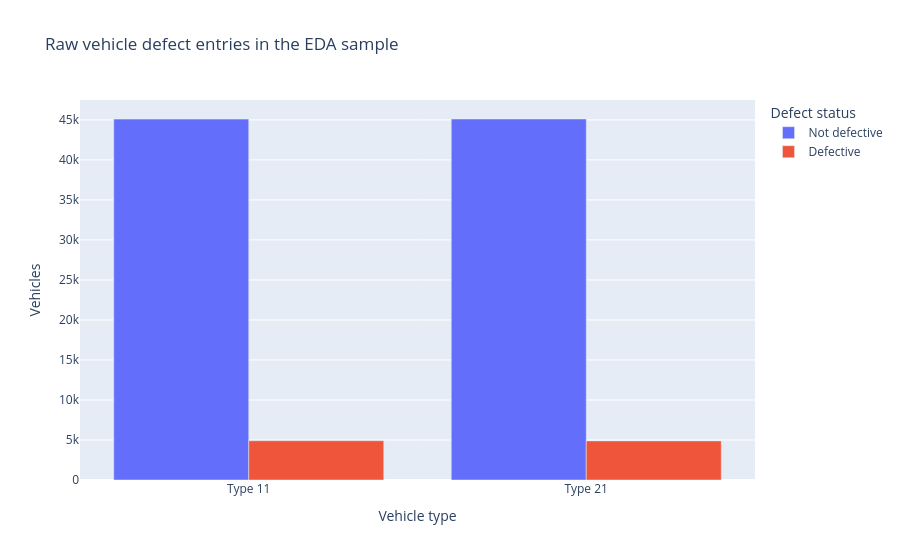
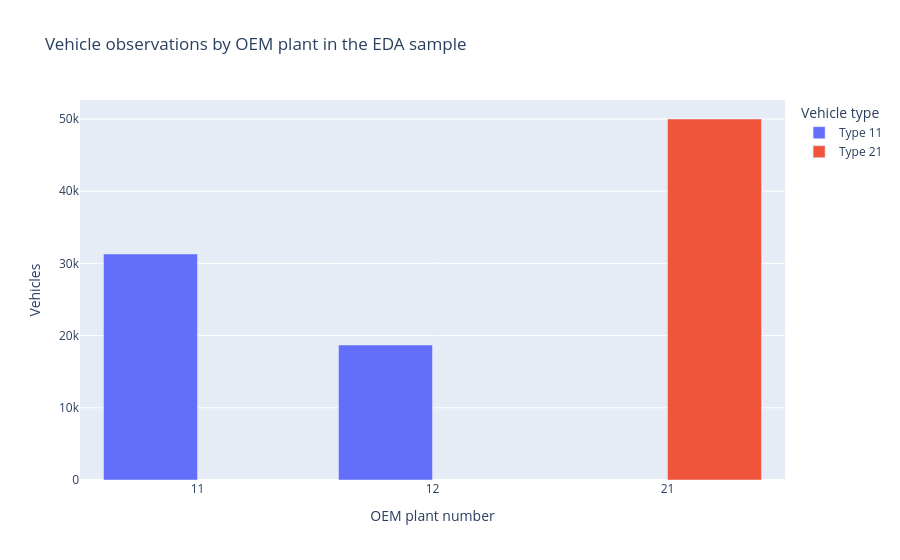
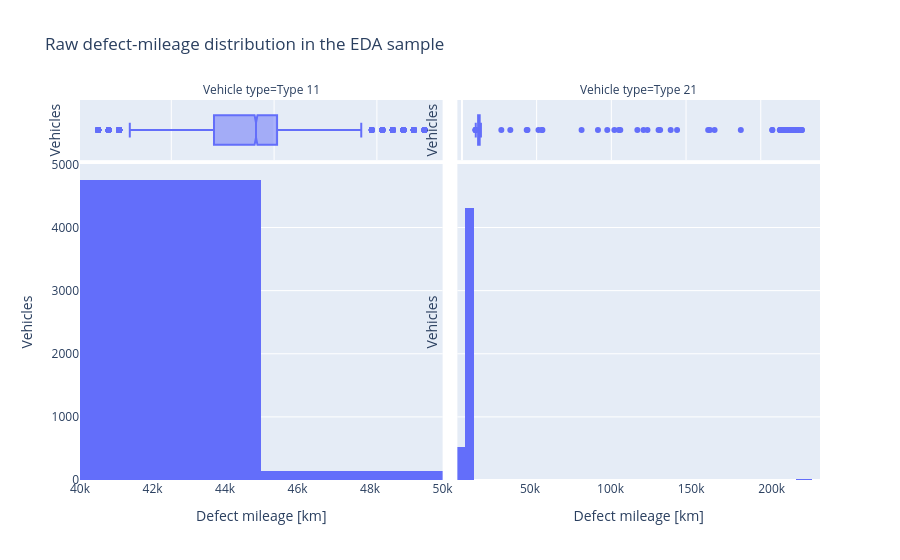

The notebook cell saved with these charts, in order:
### Markdown cell above
## 5.5 Initial Visualisations

Three simple charts give enough orientation before cleaning:

1. the raw number of defective, non-defective, and missing or other defect entries by vehicle type, and
2. the number of vehicle observations by OEM plant, and
3. the distribution of the recorded defect mileage for defective vehicles.

A production-year plot is deliberately postponed. The two vehicle types use different raw date formats, so a time comparison is only possible after the dates have been standardised in Section 6.

### Code cell
defect_plot_rows = []
plant_plot_rows = []

for vehicle_type, data in vehicle_eda_data.items():
    defect_values = data["Fehlerhaft"].astype("string").str.strip()
    defect_labels = defect_values.map(
        {
            "0": "Not defective",
            "1": "Defective",
        }
    ).fillna("Missing or other")

    for defect_status, count in defect_labels.value_counts().items():
        defect_plot_rows.append(
            {
                "Vehicle type": vehicle_type,
                "Defect status": defect_status,
                "Vehicles": int(count),
            }
        )

    for plant_number, count in data["Werksnummer"].value_counts().items():
        plant_plot_rows.append(
            {
                "Vehicle type": vehicle_type,
                "OEM plant number": plant_number,
                "Vehicles": int(count),
            }
        )

defect_plot_data = pd.DataFrame(defect_plot_rows)
fig = px.bar(
    defect_plot_data,
    x="Vehicle type",
    y="Vehicles",
    color="Defect status",
    barmode="group",
    title="Raw vehicle defect entries in the EDA sample",
)
fig.show()

plant_plot_data = pd.DataFrame(plant_plot_rows)
fig = px.bar(
    plant_plot_data,
    x="OEM plant number",
    y="Vehicles",
    color="Vehicle type",
    barmode="group",
    title="Vehicle observations by OEM plant in the EDA sample",
)
fig.show()

# The source columns stay unchanged. Numeric conversion is only used
# to visualise the continuous mileage variable during the EDA.
mileage_plot_frames = []
for vehicle_type, data in vehicle_eda_data.items():
    defective_rows = data["Fehlerhaft"].astype("string").str.strip().eq("1")
    mileage_values = pd.to_numeric(
        data.loc[defective_rows, "Fehlerhaft_Fahrleistung"]
        .astype("string")
        .str.strip()
        .str.replace(",", ".", regex=False),
        errors="coerce",
    )
    mileage_plot_frames.append(
        pd.DataFrame(
            {
                "Vehicle type": vehicle_type,
                "Defect mileage": mileage_values,
            }
        ).dropna()
    )

mileage_plot_data = pd.concat(mileage_plot_frames, ignore_index=True)
fig = px.histogram(
    mileage_plot_data,
    x="Defect mileage",
    facet_col="Vehicle type",
    nbins=50,
    marginal="box",
    title="Raw defect-mileage distribution in the EDA sample",
    labels={"Defect mileage": "Defect mileage [km]"},
)
fig.update_xaxes(matches=None)
fig.update_yaxes(title="Vehicles")
fig.show()

### Figure 1 — Plotly figure (JSON) as saved in the notebook; plotly's stock layout.template omitted (floating-point values rounded to 4 significant figures)
{"data": [{"alignmentgroup": "True", "hovertemplate": "Defect status=Not defective<br>Vehicle type=%{x}<br>Vehicles=%{y}<extra></extra>", "legendgroup": "Not defective", "marker": {"color": "#636efa", "pattern": {"shape": ""}}, "name": "Not defective", "offsetgroup": "Not defective", "orientation": "v", "showlegend": true, "textposition": "auto", "type": "bar", "x": ["Type 11", "Type 21"], "xaxis": "x", "y": [45097, 45111], "yaxis": "y"}, {"alignmentgroup": "True", "hovertemplate": "Defect status=Defective<br>Vehicle type=%{x}<br>Vehicles=%{y}<extra></extra>", "legendgroup": "Defective", "marker": {"color": "#EF553B", "pattern": {"shape": ""}}, "name": "Defective", "offsetgroup": "Defective", "orientation": "v", "showlegend": true, "textposition": "auto", "type": "bar", "x": ["Type 11", "Type 21"], "xaxis": "x", "y": [4903, 4889], "yaxis": "y"}], "layout": {"barmode": "group", "legend": {"title": {"text": "Defect status"}, "tracegroupgap": 0}, "title": {"text": "Raw vehicle defect entries in the EDA sample"}, "xaxis": {"anchor": "y", "domain": [0, 1], "title": {"text": "Vehicle type"}}, "yaxis": {"anchor": "x", "domain": [0, 1], "title": {"text": "Vehicles"}}}}

### Figure 2 — Plotly figure (JSON) as saved in the notebook; plotly's stock layout.template omitted (floating-point values rounded to 4 significant figures)
{"data": [{"alignmentgroup": "True", "hovertemplate": "Vehicle type=Type 11<br>OEM plant number=%{x}<br>Vehicles=%{y}<extra></extra>", "legendgroup": "Type 11", "marker": {"color": "#636efa", "pattern": {"shape": ""}}, "name": "Type 11", "offsetgroup": "Type 11", "orientation": "v", "showlegend": true, "textposition": "auto", "type": "bar", "x": ["11", "12"], "xaxis": "x", "y": [31306, 18694], "yaxis": "y"}, {"alignmentgroup": "True", "hovertemplate": "Vehicle type=Type 21<br>OEM plant number=%{x}<br>Vehicles=%{y}<extra></extra>", "legendgroup": "Type 21", "marker": {"color": "#EF553B", "pattern": {"shape": ""}}, "name": "Type 21", "offsetgroup": "Type 21", "orientation": "v", "showlegend": true, "textposition": "auto", "type": "bar", "x": ["21"], "xaxis": "x", "y": [50000], "yaxis": "y"}], "layout": {"barmode": "group", "legend": {"title": {"text": "Vehicle type"}, "tracegroupgap": 0}, "title": {"text": "Vehicle observations by OEM plant in the EDA sample"}, "xaxis": {"anchor": "y", "domain": [0, 1], "title": {"text": "OEM plant number"}}, "yaxis": {"anchor": "x", "domain": [0, 1], "title": {"text": "Vehicles"}}}}

### Figure 3 — Plotly figure (JSON) as saved in the notebook; plotly's stock layout.template omitted (floating-point values rounded to 4 significant figures; data arrays with more than 128 entries replaced by an {"elided": "..."} marker saying what was removed)
{"data": [{"bingroup": "x", "hovertemplate": "Vehicle type=Type 11<br>Defect mileage [km]=%{x}<br>count=%{y}<extra></extra>", "legendgroup": "", "marker": {"color": "#636efa", "pattern": {"shape": ""}}, "name": "", "nbinsx": 50, "orientation": "v", "showlegend": false, "type": "histogram", "x": {"elided": "4903 int values"}, "xaxis": "x", "yaxis": "y"}, {"hovertemplate": "Vehicle type=Type 11<br>Defect mileage [km]=%{x}<extra></extra>", "legendgroup": "", "marker": {"color": "#636efa"}, "name": "", "notched": true, "showlegend": false, "type": "box", "x": {"elided": "4903 int values"}, "xaxis": "x3", "yaxis": "y3"}, {"bingroup": "x", "hovertemplate": "Vehicle type=Type 21<br>Defect mileage [km]=%{x}<br>count=%{y}<extra></extra>", "legendgroup": "", "marker": {"color": "#636efa", "pattern": {"shape": ""}}, "name": "", "nbinsx": 50, "orientation": "v", "showlegend": false, "type": "histogram", "x": {"elided": "4889 int values"}, "xaxis": "x2", "yaxis": "y2"}, {"hovertemplate": "Vehicle type=Type 21<br>Defect mileage [km]=%{x}<extra></extra>", "legendgroup": "", "marker": {"color": "#636efa"}, "name": "", "notched": true, "showlegend": false, "type": "box", "x": {"elided": "4889 int values"}, "xaxis": "x4", "yaxis": "y4"}], "layout": {"annotations": [{"font": {}, "showarrow": false, "text": "Vehicle type=Type 11", "x": 0.245, "xanchor": "center", "xref": "paper", "y": 1, "yanchor": "bottom", "yref": "paper"}, {"font": {}, "showarrow": false, "text": "Vehicle type=Type 21", "x": 0.755, "xanchor": "center", "xref": "paper", "y": 1, "yanchor": "bottom", "yref": "paper"}], "barmode": "relative", "legend": {"tracegroupgap": 0}, "title": {"text": "Raw defect-mileage distribution in the EDA sample"}, "xaxis": {"anchor": "y", "domain": [0, 0.49], "title": {"text": "Defect mileage [km]"}}, "xaxis2": {"anchor": "y2", "domain": [0.51, 1], "title": {"text": "Defect mileage [km]"}}, "xaxis3": {"anchor": "y3", "domain": [0, 0.49], "showgrid": true, "showticklabels": false}, "xaxis4": {"anchor": "y4", "domain": [0.51, 1], "showgrid": true, "showticklabels": false}, "yaxis": {"anchor": "x", "domain": [0, 0.8316], "title": {"text": "Vehicles"}}, "yaxis2": {"anchor": "x2", "domain": [0, 0.8316], "matches": "y", "showticklabels": false, "title": {"text": "Vehicles"}}, "yaxis3": {"anchor": "x3", "domain": [0.8416, 1], "matches": "y3", "showgrid": false, "showline": false, "showticklabels": false, "ticks": "", "title": {"text": "Vehicles"}}, "yaxis4": {"anchor": "x4", "domain": [0.8416, 1], "matches": "y3", "showgrid": false, "showline": false, "showticklabels": false, "ticks": "", "title": {"text": "Vehicles"}}}}
